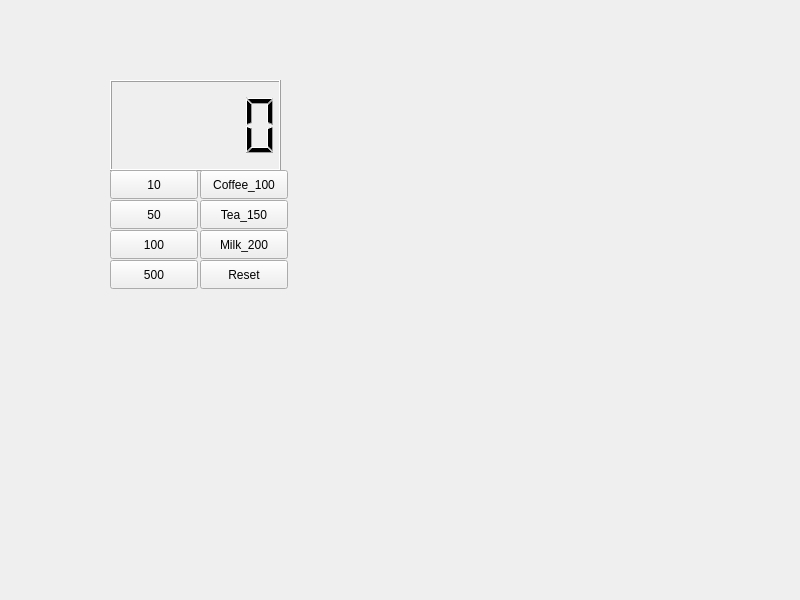
<?xml version="1.0" encoding="UTF-8"?>
<ui version="4.0">
 <class>Widget</class>
 <widget class="QWidget" name="Widget">
  <property name="geometry">
   <rect>
    <x>0</x>
    <y>0</y>
    <width>800</width>
    <height>600</height>
   </rect>
  </property>
  <property name="windowTitle">
   <string>Widget</string>
  </property>
  <widget class="QLCDNumber" name="lcdNumber">
   <property name="geometry">
    <rect>
     <x>110</x>
     <y>80</y>
     <width>171</width>
     <height>91</height>
    </rect>
   </property>
  </widget>
  <widget class="QPushButton" name="pb10">
   <property name="geometry">
    <rect>
     <x>110</x>
     <y>170</y>
     <width>88</width>
     <height>29</height>
    </rect>
   </property>
   <property name="text">
    <string>10</string>
   </property>
  </widget>
  <widget class="QPushButton" name="pb50">
   <property name="geometry">
    <rect>
     <x>110</x>
     <y>200</y>
     <width>88</width>
     <height>29</height>
    </rect>
   </property>
   <property name="text">
    <string>50</string>
   </property>
  </widget>
  <widget class="QPushButton" name="pb500">
   <property name="geometry">
    <rect>
     <x>110</x>
     <y>260</y>
     <width>88</width>
     <height>29</height>
    </rect>
   </property>
   <property name="text">
    <string>500</string>
   </property>
  </widget>
  <widget class="QPushButton" name="pb100">
   <property name="geometry">
    <rect>
     <x>110</x>
     <y>230</y>
     <width>88</width>
     <height>29</height>
    </rect>
   </property>
   <property name="text">
    <string>100</string>
   </property>
  </widget>
  <widget class="QPushButton" name="pbCoffee">
   <property name="geometry">
    <rect>
     <x>200</x>
     <y>170</y>
     <width>88</width>
     <height>29</height>
    </rect>
   </property>
   <property name="text">
    <string>Coffee_100</string>
   </property>
  </widget>
  <widget class="QPushButton" name="pbTea">
   <property name="geometry">
    <rect>
     <x>200</x>
     <y>200</y>
     <width>88</width>
     <height>29</height>
    </rect>
   </property>
   <property name="text">
    <string>Tea_150</string>
   </property>
  </widget>
  <widget class="QPushButton" name="pbMilk">
   <property name="geometry">
    <rect>
     <x>200</x>
     <y>230</y>
     <width>88</width>
     <height>29</height>
    </rect>
   </property>
   <property name="text">
    <string>Milk_200</string>
   </property>
  </widget>
  <widget class="QPushButton" name="pbReset">
   <property name="geometry">
    <rect>
     <x>200</x>
     <y>260</y>
     <width>88</width>
     <height>29</height>
    </rect>
   </property>
   <property name="text">
    <string>Reset</string>
   </property>
  </widget>
 </widget>
 <resources/>
 <connections/>
</ui>
